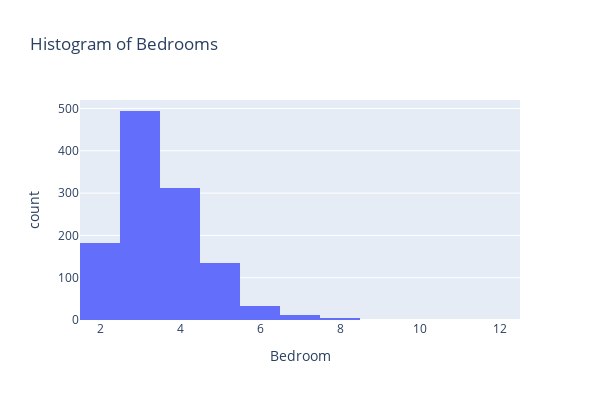

Here is the notebook cell this chart was saved with:
### Markdown cell above
Most of the houses have 3,4 bedrooms

### Code cell
# trying with plotly express
fig = px.histogram(rentals, x="Bedroom", title="Histogram of Bedrooms",width=600,
  height=400,)
fig.show()

### Figure 1 — Plotly figure (JSON) as saved in the notebook; plotly's stock layout.template omitted (floating-point values rounded to 4 significant figures; data arrays with more than 128 entries replaced by an {"elided": "..."} marker saying what was removed)
{"data": [{"alignmentgroup": "True", "bingroup": "x", "hovertemplate": "Bedroom=%{x}<br>count=%{y}<extra></extra>", "legendgroup": "", "marker": {"color": "#636efa", "pattern": {"shape": ""}}, "name": "", "offsetgroup": "", "orientation": "v", "showlegend": false, "type": "histogram", "x": {"elided": "1174 int values"}, "xaxis": "x", "yaxis": "y"}], "layout": {"barmode": "relative", "height": 400, "legend": {"tracegroupgap": 0}, "title": {"text": "Histogram of Bedrooms"}, "width": 600, "xaxis": {"anchor": "y", "domain": [0, 1], "title": {"text": "Bedroom"}}, "yaxis": {"anchor": "x", "domain": [0, 1], "title": {"text": "count"}}}}
